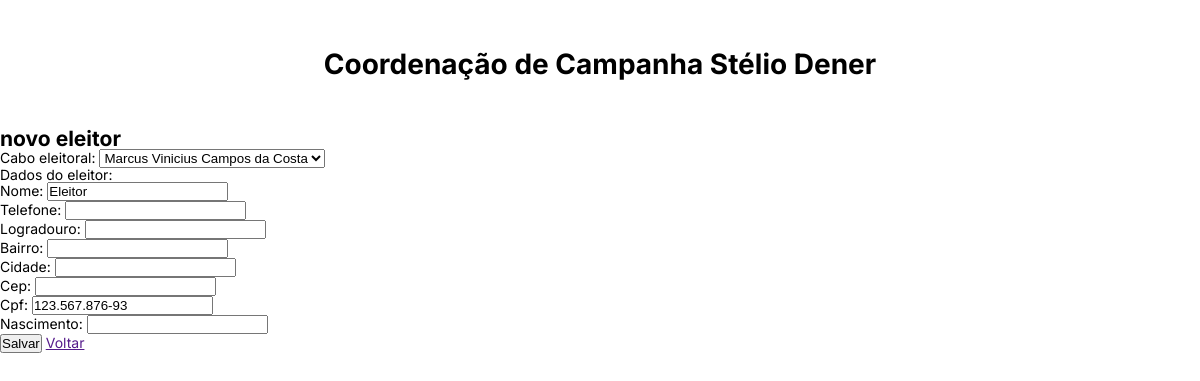
The page /editar-eleitor/15/ on the database its author committed.
### base/models.py (models this page shows, shortened)
class Cabo(models.Model):
    líder = models.ForeignKey(Líder, null=True, on_delete=models.RESTRICT)
    cabo = models.ForeignKey(Pessoa, null=True, on_delete=models.RESTRICT)
    updated = models.DateTimeField(auto_now=True)
    created = models.DateTimeField(auto_now_add=True)
    def __str__(self):
        return self.cabo.nome

class Pessoa(models.Model):
    nome = models.CharField(max_length=200)
    telefone = models.CharField(max_length=20, null=True, blank=True)
    logradouro = models.CharField(max_length=200, null=True, blank=True)
    bairro = models.CharField(max_length=200, null=True, blank=True)
    cidade = models.CharField(max_length=200, null=True, blank=True)
    cep = models.CharField(max_length=10, null=True, blank=True)
    cpf = models.CharField(max_length=14, null=True, blank=True, unique=True)
    nascimento = models.CharField(max_length=10, null=True, blank=True)
    updated = models.DateTimeField(auto_now=True)
    created = models.DateTimeField(auto_now_add=True)

### base/views.py (the view)
# urls.py: path('editar-eleitor/<str:pk>/', views.editarVoto, name='editar-eleitor'),
def editarVoto(request, pk):
    voto = Voto.objects.get(id=pk)
    pessoa = voto.eleitor
    if request.method == 'POST':
        hierarquia_form = VotoForm(request.POST, instance=voto)
        pessoa_form = PessoaForm(request.POST, instance=pessoa)
        return atualizar(hierarquia_form, pessoa_form)
    context = {'form': VotoForm(instance=voto), 'pessoa_form': PessoaForm(
        instance=pessoa), 'título': 'novo eleitor', 'hierarquia': 'eleitor'}
    return render(request, 'base/colaborador_form.html', context)

### base/forms.py
class VotoForm(forms.ModelForm):
    class Meta:
        model = Voto
        fields = ['cabo']
        labels = {
            'cabo': 'Cabo eleitoral'
        }

class PessoaForm(forms.ModelForm):
    class Meta:
        model = Pessoa
        exclude = ['hierarquia']

### base/templates/base/colaborador_form.html (shortened to what this page needs)
{% extends 'main.html' %}
{% load static %}
{% block content %}
<div>
    <h2>{{título}}</h2>
    <form method="POST" action="">
        {{form}}
        <p> Dados do {{hierarquia}}:
        {{pessoa_form.as_p}}
        <button>Salvar</button>
        <a href="{{request.META.HTTP_REFERER}}">Voltar</a>
    </form>
</div>
{% endblock content %}

### static/styles/style.css (style rules this page uses)
* { padding: 0; margin: 0; box-sizing: border-box; }
html { font-size: 62.5%; }
body { font-family: "Inter", sans-serif; line-height: 1; font-weight: 400; font-size: 1.4rem; }

### rows shown on the page
Cabo: cabo "Marcus Vinicius Campos da Costa"
Pessoa: nome "eleitor", nome "Eleitor", cpf "123.567.876-93"

### other values the page prints
{{ título }} "novo eleitor"
